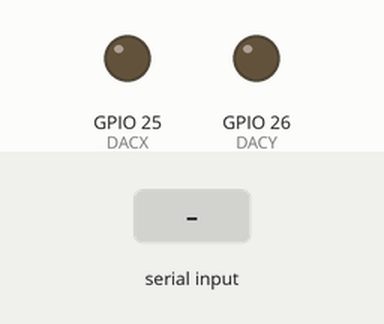
Bench run of a sketch on a simulated ESP32. Shown: output pins drawn as LEDs (lit = HIGH). The inputs (shaded band) are chosen by the test bench.

Above: at 1.2 s.
Timing chart, 0 to 1.2 s (numbered marks = the images above; inputs shaded):
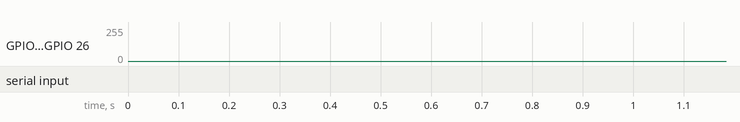

The sketch:

laser_galvo.ino
```cpp
#define DACX 25
#define DACY 26

#define POS_MAX 255

#define CELL_COUNT 17 // factors 1, 3, 5, 15, 17, 51, 85, 255

#define MAX(x, y) (((x) > (y)) ? (x) : (y))
#define MIN(x, y) (((x) < (y)) ? (x) : (y))

#define CLAMP(x) MAX(MIN(x, 255), 0)

byte CELL_LENGTH = POS_MAX / CELL_COUNT;

byte x_current = 0;
byte y_current = 0;


byte x_start[] = {0,2,0, 0, 0};
byte y_start[] = {6,0,12,14,0};
char mapData[][100] = {
  "rrrrrrrrrrruuurrrr",
  "rrrrruuuuurrrrruuurrr",
  "rrrrrrdddlllddddrrrrrruuuuurrrddddddddd",
  "rddrruurrrrrrdldlulldddrrrrrurrdddlldllululllddrrddllluuuldddddluuuuuldddddddrrrrruurrddrrrrruuulll",
  "ruurdrruuuuluuurrdruullllluuurrdruuurddddrrdddrddddrurddruuruuuuruuullldldrrdllluuuuurrrrdrr"
};

int level = 255;

unsigned long previousMillis = 0;
const long interval = 1000;

byte mouseX = map(12,0,14,0,255);
byte mouseY = map(3,0,14,0,255);

void setup(){
  Serial.begin(9600);
}

int curIdx = 10;
void finish_buf_segment(char* buf, int charidx, int argIdx) {
  buf[charidx++] = '\0';
  if (charidx > 1) {
    int argument = atoi(buf);
    if (argIdx == 0) {
      level = argument;
    }
    else if (argIdx == 1) {
      curIdx = argument;
    }
  }
}

void loop() { // Generate a Sine wave
  //int Value = 128; //255= 3.3V 128=1.65V

  int charidx = 0;
  int argIdx = 0;
  char buf[50];
  while(Serial.available()) {
    char k = Serial.read();
    if (k != '\n') {
      if (k == ',') {
        finish_buf_segment(buf, charidx, argIdx);
        charidx = 0;
        argIdx++;
      }
      else {
        buf[charidx++] = k;
      }
    }
  }
  finish_buf_segment(buf, charidx, argIdx);

  if (level == 255) {
    drawHeart();
  }
  else {
    y_current = y_start[level] * CELL_LENGTH;
    x_current = x_start[level] * CELL_LENGTH;

    for(int i =0; i < strlen(mapData[level]); i++ ) {
      cellStep(mapData[level][i], i, curIdx);
    }
  }

  unsigned long currentMillis = millis();
  if (currentMillis - previousMillis >= interval) {
    previousMillis = currentMillis;
  }

}

byte get_y_flipped(byte y) {
  return map(y,0,255,255,0);
}

void cellStep(char dir, int i, int curIdx) {
  if (i == curIdx) {
    drawMouse(x_current, get_y_flipped(y_current));
  }

  if(dir == 'u'){
    y_current += CELL_LENGTH;
  }
  if(dir == 'd'){
    y_current -= CELL_LENGTH;
  }
  if(dir == 'l'){
    x_current -= CELL_LENGTH;
  }
  if(dir == 'r'){
    x_current += CELL_LENGTH;
  }
  dacWrite(DACX, x_current);
  dacWrite(DACY, get_y_flipped(y_current));
  delayMicroseconds(300);
}


void drawMouse(int x, int y){
  dacWrite(DACX, CLAMP(x+5));
  dacWrite(DACY, CLAMP(y+5));
  delayMicroseconds(200);
  dacWrite(DACX, CLAMP(x-5));
  dacWrite(DACY, CLAMP(y-5));
  delayMicroseconds(200);
  dacWrite(DACX, CLAMP(x));
  dacWrite(DACY, CLAMP(y));
  delayMicroseconds(200);
  dacWrite(DACX, CLAMP(x+5));
  dacWrite(DACY, CLAMP(y-5));
  delayMicroseconds(200);
  dacWrite(DACX, CLAMP(x-5));
  dacWrite(DACY, CLAMP(y+5));
  delayMicroseconds(200);
  dacWrite(DACX, CLAMP(x));
  dacWrite(DACY, CLAMP(y));
  delayMicroseconds(200);
}

byte arrow[5][2] = {{128,0},
                  {128,255},
                  {78,170},
                  {178,170},
                  {128,255}};


void drawHeart(){

    dacWrite(DACX, 7*CELL_LENGTH);
    dacWrite(DACY, get_y_flipped(0*CELL_LENGTH));
    delayMicroseconds(400);

    dacWrite(DACX, 1*CELL_LENGTH);
    dacWrite(DACY, get_y_flipped(7*CELL_LENGTH));
    delayMicroseconds(200);

    dacWrite(DACX, 1*CELL_LENGTH);
    dacWrite(DACY, get_y_flipped(11*CELL_LENGTH));
    delayMicroseconds(200);

    dacWrite(DACX, 4*CELL_LENGTH);
    dacWrite(DACY, get_y_flipped(14*CELL_LENGTH));
    delayMicroseconds(200);

    dacWrite(DACX, 7*CELL_LENGTH);
    dacWrite(DACY, get_y_flipped(11*CELL_LENGTH));
    delayMicroseconds(400);

    dacWrite(DACX, 11*CELL_LENGTH);
    dacWrite(DACY, get_y_flipped(14*CELL_LENGTH));
    delayMicroseconds(200);

    dacWrite(DACX, 13*CELL_LENGTH);
    dacWrite(DACY, get_y_flipped(11*CELL_LENGTH));
    delayMicroseconds(200);

    dacWrite(DACX, 13*CELL_LENGTH);
    dacWrite(DACY, get_y_flipped(7*CELL_LENGTH));
    delayMicroseconds(200);
}
```
